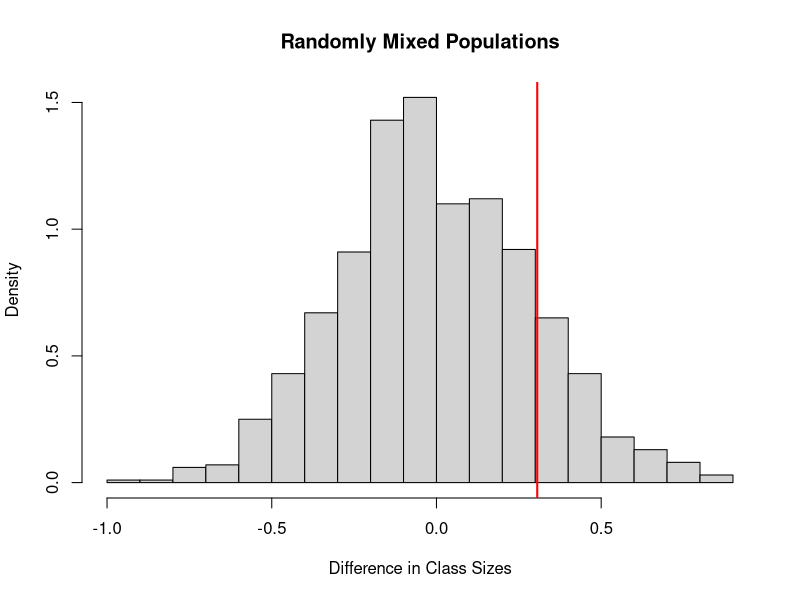

Write the R code that produced this figure.
## ---- chunk 1
# Generate randomly shuffled sub-populations
mixRandomly <- function(pop) {
  pop1 <- pop$pop1
  n_pop1 <- nrow(pop1)
  
  pop2 <- pop$pop2
  n_pop2 <- nrow(pop2)
  
  mix <- rbind(pop1,pop2)
  select4pop1 <- sample(1:(n_pop1 + n_pop2), n_pop1, 
                        replace = FALSE)
  
  new_pop1 <- mix[select4pop1,]  
  new_pop2 <- mix[-select4pop1,]
  list(pop1=new_pop1, pop2=new_pop2)
}
## ---- chunk 2
# Define the discrepancy measure
getDiscrepancy <- function(variate, attr) {
  function(pop) {attr(pop$pop1[, variate]) - 
                 attr(pop$pop2[,variate])}
}
## ---- chunk 3
boroughs <- read.csv("Borough_Summary.csv", header=TRUE)
pop <- list(pop1 = subset(boroughs, 
                   boroughs$PROGRAM.TYPE == "GEN ED"), 
            pop2 = subset(boroughs, 
                   boroughs$PROGRAM.TYPE == "CTT"))
set.seed(341)

discFn <- getDiscrepancy("AVERAGE.CLASS.SIZE", mean)
disc.random <- sapply(1:1000, FUN = function(...){ 
  discFn(mixRandomly(pop)) 
})

disc.prop <- mean( abs(disc.random) >= discFn(pop) )
disc.prop
## ---- chunk 4
# Plot the results
hist(disc.random, breaks="FD", prob=TRUE,
     main = "Randomly Mixed Populations", xlab="Difference in Class Sizes",
     col="lightgrey")
abline(v=discFn(pop), col = "red", lwd=2)
